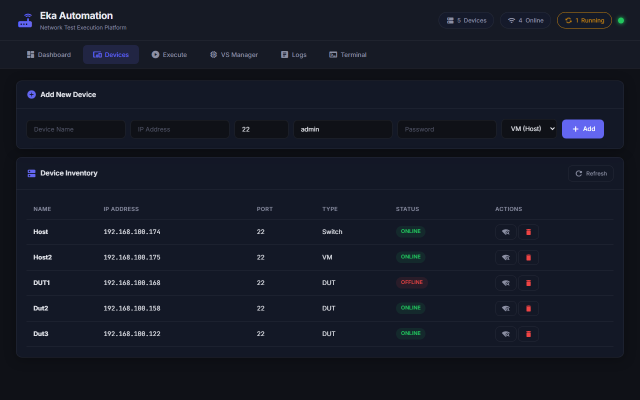
#> input picture screenshot_devices.png, 1280 x 800 px (shown at 1/2 size)
$ python generate_spotlights.py
#> lines starting #> are read from the running program, lines starting #| are printed output that depends on the picture
import sys
import os
from PIL import Image, ImageDraw

def create_spotlight(image_path, out_path, region, padding=80):
#> called with image_path = 'screenshot_devices.png', out_path = 'spotlight_devices_1.png', region = (290, 115, 990, 275), padding = 50
    try:
        img = Image.open(image_path).convert("RGBA")
        x1, y1, x2, y2 = region

        # Darken the background
        overlay = Image.new("RGBA", img.size, (0, 0, 0, 200)) # 200/255 opacity
        dark_img = Image.alpha_composite(img, overlay)
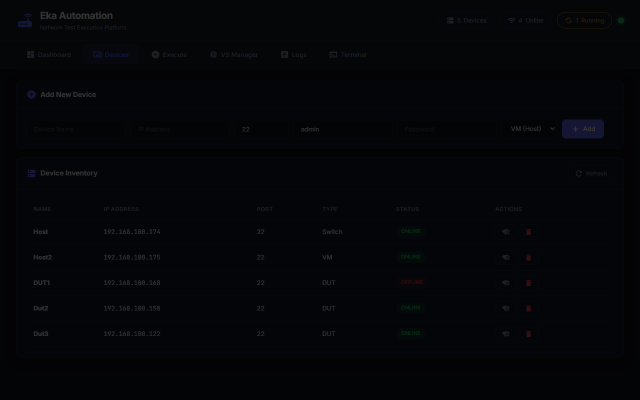
#> dark_img: PIL image 1280x800 RGBA (shown at 1/2 size); mean R, G, B, A 4.5, 5.4, 8, 255

        # Crop the bright region from original
        bright_region = img.crop((x1, y1, x2, y2))
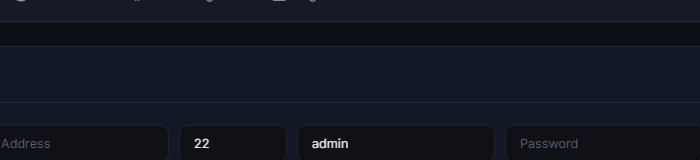
#> bright_region: PIL image 700x160 RGBA; mean R, G, B, A 18.9, 22.7, 33.4, 255

        # Paste the bright region back
        dark_img.paste(bright_region, (x1, y1))
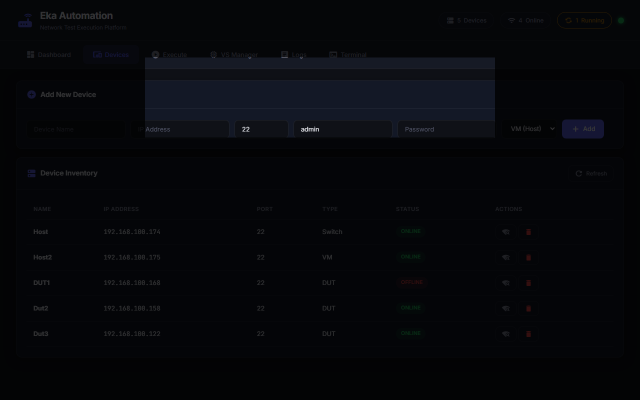
#> dark_img: PIL image 1280x800 RGBA (shown at 1/2 size); mean R, G, B, A 6.2, 7.4, 10.9, 255

        # Add a light border
        draw = ImageDraw.Draw(dark_img)
        draw.rectangle([x1-1, y1-1, x2+1, y2+1], outline="#ffffff", width=3)
        draw.rectangle([x1-3, y1-3, x2+3, y2+3], outline="#8bb0ff", width=2)

        # Crop with padding
        px1 = max(0, x1 - padding)
        py1 = max(0, y1 - padding)
        px2 = min(img.width, x2 + padding)
#> px2 = 1040
        py2 = min(img.height, y2 + padding)
#> py2 = 325

        zoomed_img = dark_img.crop((px1, py1, px2, py2))
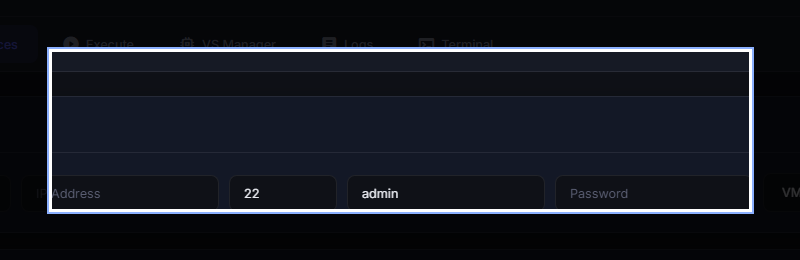
#> zoomed_img: PIL image 800x260 RGBA; mean R, G, B, A 20.6, 23.6, 31.5, 255

        # Resize to make it look zoomed in (1.5x scale)
        new_size = (int(zoomed_img.width * 1.5), int(zoomed_img.height * 1.5))
#> new_size = (1200, 390)
        zoomed_img = zoomed_img.resize(new_size, Image.Resampling.LANCZOS)
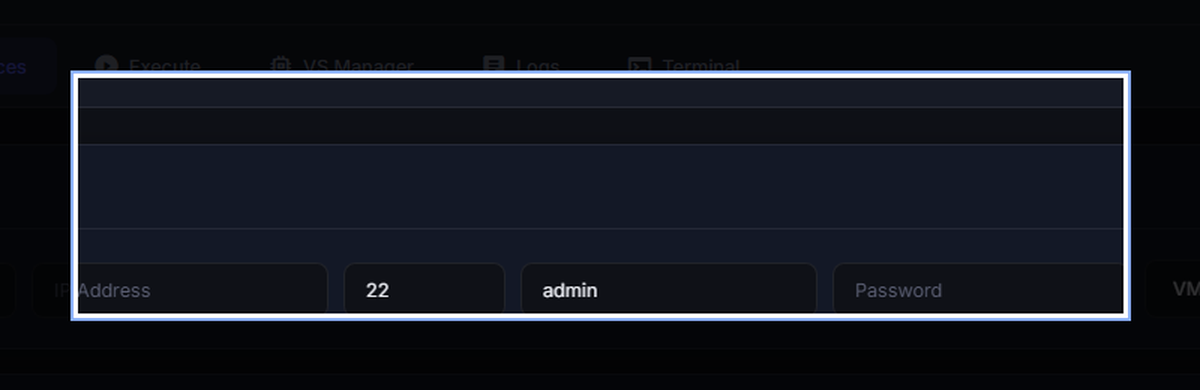
#> zoomed_img: PIL image 1200x390 RGBA; mean R, G, B, A 20.5, 23.5, 31.3, 255

        zoomed_img.convert("RGB").save(out_path)
#> pass 3 of the loop `for out_name, (base_img, coords, pad) in regions.items():`:
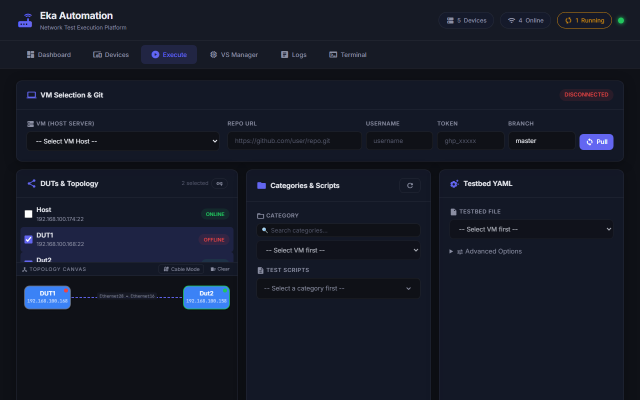
#> input picture screenshot_execute.png, 1280 x 800 px (shown at 1/2 size)
#> bright_region: PIL image 700x70 RGBA
#> in create_spotlight (call 3), `dark_img.paste(bright_region, (x1, y1))`:
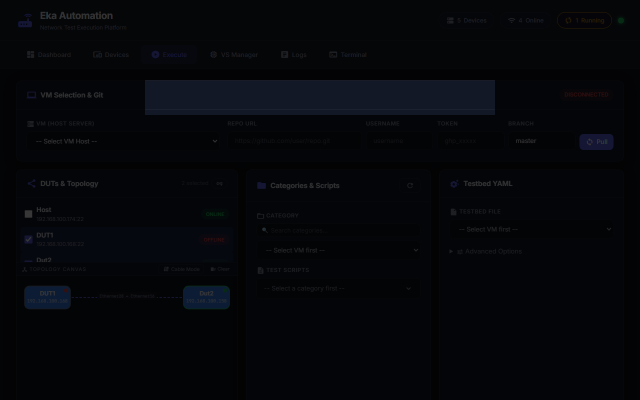
#> dark_img: PIL image 1280x800 RGBA (shown at 1/2 size); mean R, G, B, A 5.4, 6.6, 9.8, 255
#> in create_spotlight (call 3), `zoomed_img = zoomed_img.resize(new_size, Image.Resampling.LANCZOS)`:
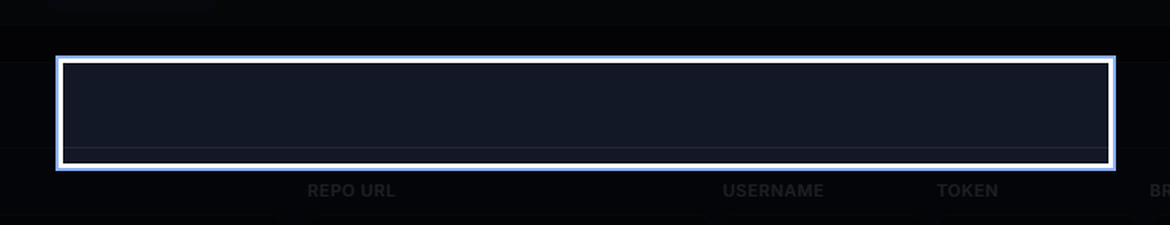
#> zoomed_img: PIL image 1170x225 RGBA; mean R, G, B, A 23.6, 27, 35.8, 255
#> the loop made 12 passes; the first 3 are shown
    except Exception as e:
        print(f"Error processing {image_path}: {e}")

regions = {
    # format: 'out_name': ('base_image', (x1, y1, x2, y2), padding)
    'devices_1': ('screenshot_devices.png', (290, 115, 990, 275), 50),
    'devices_2': ('screenshot_devices.png', (290, 280, 990, 500), 50),

    'execute_1': ('screenshot_execute.png', (290, 160, 990, 230), 40),
    'execute_2': ('screenshot_execute.png', (300, 230, 550, 480), 40),
    'execute_3': ('screenshot_execute.png', (560, 230, 770, 480), 40),
    'execute_4': ('screenshot_execute.png', (780, 230, 1000, 480), 40),

    'vs_1': ('screenshot_vs.png', (290, 160, 620, 450), 50),
    'vs_2': ('screenshot_vs.png', (630, 160, 990, 480), 50),

    'dashboard_1': ('screenshot_dashboard.png', (290, 90, 990, 200), 60),

    'logs_1': ('screenshot_logs.png', (290, 160, 990, 400), 60),

    'term_1': ('screenshot_terminal.png', (290, 160, 990, 220), 50),
    'term_2': ('screenshot_terminal.png', (290, 230, 990, 500), 50)
}

for out_name, (base_img, coords, pad) in regions.items():
    if not os.path.exists(base_img):
        print(f"Warning: {base_img} not found.")
        continue
    out_file = f"spotlight_{out_name}.png"
    create_spotlight(base_img, out_file, coords, pad)
    print(f"Created {out_file}")

print("Spotlight generation complete!")
